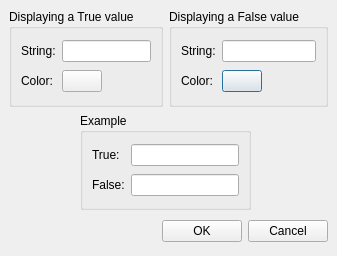
<ui version="4.0" >
 <author></author>
 <comment></comment>
 <exportmacro></exportmacro>
 <class>TLabelBoolEditor</class>
 <widget class="QDialog" name="TLabelBoolEditor" >
  <property name="geometry" >
   <rect>
    <x>0</x>
    <y>0</y>
    <width>336</width>
    <height>256</height>
   </rect>
  </property>
  <property name="windowTitle" >
   <string>Boolean Behaviour</string>
  </property>
  <layout class="QGridLayout" >
   <property name="margin" >
    <number>9</number>
   </property>
   <property name="spacing" >
    <number>6</number>
   </property>
   <item row="1" column="3" >
    <spacer>
     <property name="orientation" >
      <enum>Qt::Horizontal</enum>
     </property>
     <property name="sizeHint" >
      <size>
       <width>40</width>
       <height>20</height>
      </size>
     </property>
    </spacer>
   </item>
   <item row="1" column="0" >
    <spacer>
     <property name="orientation" >
      <enum>Qt::Horizontal</enum>
     </property>
     <property name="sizeHint" >
      <size>
       <width>40</width>
       <height>20</height>
      </size>
     </property>
    </spacer>
   </item>
   <item row="1" column="1" colspan="2" >
    <widget class="QGroupBox" name="groupBoxFalse" >
     <property name="sizePolicy" >
      <sizepolicy>
       <hsizetype>5</hsizetype>
       <vsizetype>5</vsizetype>
       <horstretch>0</horstretch>
       <verstretch>1</verstretch>
      </sizepolicy>
     </property>
     <property name="title" >
      <string>Example</string>
     </property>
     <layout class="QGridLayout" >
      <property name="margin" >
       <number>9</number>
      </property>
      <property name="spacing" >
       <number>6</number>
      </property>
      <item row="0" column="0" >
       <widget class="QLabel" name="label_5" >
        <property name="sizePolicy" >
         <sizepolicy>
          <hsizetype>5</hsizetype>
          <vsizetype>5</vsizetype>
          <horstretch>1</horstretch>
          <verstretch>0</verstretch>
         </sizepolicy>
        </property>
        <property name="text" >
         <string>True:</string>
        </property>
       </widget>
      </item>
      <item row="1" column="0" >
       <widget class="QLabel" name="label_6" >
        <property name="text" >
         <string>False:</string>
        </property>
       </widget>
      </item>
      <item row="0" column="1" >
       <widget class="QLineEdit" name="eLabelTrue" >
        <property name="focusPolicy" >
         <enum>Qt::NoFocus</enum>
        </property>
        <property name="alignment" >
         <set>Qt::AlignHCenter</set>
        </property>
        <property name="readOnly" >
         <bool>true</bool>
        </property>
       </widget>
      </item>
      <item row="1" column="1" >
       <widget class="QLineEdit" name="eLabelFalse" >
        <property name="focusPolicy" >
         <enum>Qt::NoFocus</enum>
        </property>
        <property name="frame" >
         <bool>true</bool>
        </property>
        <property name="alignment" >
         <set>Qt::AlignHCenter</set>
        </property>
        <property name="readOnly" >
         <bool>true</bool>
        </property>
       </widget>
      </item>
     </layout>
    </widget>
   </item>
   <item row="0" column="2" colspan="2" >
    <widget class="QGroupBox" name="groupBox_2" >
     <property name="sizePolicy" >
      <sizepolicy>
       <hsizetype>5</hsizetype>
       <vsizetype>5</vsizetype>
       <horstretch>0</horstretch>
       <verstretch>1</verstretch>
      </sizepolicy>
     </property>
     <property name="title" >
      <string>Displaying a False value</string>
     </property>
     <layout class="QGridLayout" >
      <property name="margin" >
       <number>9</number>
      </property>
      <property name="spacing" >
       <number>6</number>
      </property>
      <item row="0" column="1" colspan="2" >
       <widget class="QLineEdit" name="lineEditFalse" />
      </item>
      <item row="1" column="0" >
       <widget class="QLabel" name="label_4" >
        <property name="text" >
         <string>Color:</string>
        </property>
       </widget>
      </item>
      <item row="1" column="2" >
       <spacer>
        <property name="orientation" >
         <enum>Qt::Horizontal</enum>
        </property>
        <property name="sizeHint" >
         <size>
          <width>50</width>
          <height>20</height>
         </size>
        </property>
       </spacer>
      </item>
      <item row="1" column="1" >
       <widget class="QPushButton" name="pushColorFalse" >
        <property name="sizePolicy" >
         <sizepolicy>
          <hsizetype>1</hsizetype>
          <vsizetype>0</vsizetype>
          <horstretch>0</horstretch>
          <verstretch>0</verstretch>
         </sizepolicy>
        </property>
        <property name="maximumSize" >
         <size>
          <width>40</width>
          <height>16777215</height>
         </size>
        </property>
        <property name="text" >
         <string/>
        </property>
       </widget>
      </item>
      <item row="0" column="0" >
       <widget class="QLabel" name="label_2" >
        <property name="text" >
         <string>String:</string>
        </property>
       </widget>
      </item>
     </layout>
    </widget>
   </item>
   <item row="2" column="0" colspan="4" >
    <layout class="QHBoxLayout" >
     <property name="margin" >
      <number>0</number>
     </property>
     <property name="spacing" >
      <number>6</number>
     </property>
     <item>
      <spacer>
       <property name="orientation" >
        <enum>Qt::Horizontal</enum>
       </property>
       <property name="sizeHint" >
        <size>
         <width>131</width>
         <height>31</height>
        </size>
       </property>
      </spacer>
     </item>
     <item>
      <widget class="QPushButton" name="okButton" >
       <property name="text" >
        <string>OK</string>
       </property>
      </widget>
     </item>
     <item>
      <widget class="QPushButton" name="cancelButton" >
       <property name="text" >
        <string>Cancel</string>
       </property>
      </widget>
     </item>
    </layout>
   </item>
   <item row="0" column="0" colspan="2" >
    <widget class="QGroupBox" name="groupBox" >
     <property name="sizePolicy" >
      <sizepolicy>
       <hsizetype>5</hsizetype>
       <vsizetype>5</vsizetype>
       <horstretch>0</horstretch>
       <verstretch>1</verstretch>
      </sizepolicy>
     </property>
     <property name="title" >
      <string>Displaying a True value</string>
     </property>
     <layout class="QGridLayout" >
      <property name="margin" >
       <number>9</number>
      </property>
      <property name="spacing" >
       <number>6</number>
      </property>
      <item row="1" column="1" >
       <widget class="QPushButton" name="pushColorTrue" >
        <property name="sizePolicy" >
         <sizepolicy>
          <hsizetype>1</hsizetype>
          <vsizetype>0</vsizetype>
          <horstretch>0</horstretch>
          <verstretch>0</verstretch>
         </sizepolicy>
        </property>
        <property name="maximumSize" >
         <size>
          <width>40</width>
          <height>16777215</height>
         </size>
        </property>
        <property name="text" >
         <string/>
        </property>
       </widget>
      </item>
      <item row="1" column="2" >
       <spacer>
        <property name="orientation" >
         <enum>Qt::Horizontal</enum>
        </property>
        <property name="sizeHint" >
         <size>
          <width>50</width>
          <height>20</height>
         </size>
        </property>
       </spacer>
      </item>
      <item row="0" column="1" colspan="2" >
       <widget class="QLineEdit" name="lineEditTrue" />
      </item>
      <item row="1" column="0" >
       <widget class="QLabel" name="label_3" >
        <property name="text" >
         <string>Color:</string>
        </property>
       </widget>
      </item>
      <item row="0" column="0" >
       <widget class="QLabel" name="label" >
        <property name="text" >
         <string>String:</string>
        </property>
       </widget>
      </item>
     </layout>
    </widget>
   </item>
  </layout>
 </widget>
 <layoutdefault spacing="3" margin="3" />
 <pixmapfunction></pixmapfunction>
 <tabstops>
  <tabstop>lineEditTrue</tabstop>
  <tabstop>lineEditFalse</tabstop>
  <tabstop>pushColorTrue</tabstop>
  <tabstop>pushColorFalse</tabstop>
  <tabstop>cancelButton</tabstop>
  <tabstop>okButton</tabstop>
 </tabstops>
 <resources/>
 <connections>
  <connection>
   <sender>okButton</sender>
   <signal>clicked()</signal>
   <receiver>TLabelBoolEditor</receiver>
   <slot>accept()</slot>
   <hints>
    <hint type="sourcelabel" >
     <x>278</x>
     <y>253</y>
    </hint>
    <hint type="destinationlabel" >
     <x>96</x>
     <y>254</y>
    </hint>
   </hints>
  </connection>
  <connection>
   <sender>cancelButton</sender>
   <signal>clicked()</signal>
   <receiver>TLabelBoolEditor</receiver>
   <slot>reject()</slot>
   <hints>
    <hint type="sourcelabel" >
     <x>369</x>
     <y>253</y>
    </hint>
    <hint type="destinationlabel" >
     <x>179</x>
     <y>282</y>
    </hint>
   </hints>
  </connection>
 </connections>
</ui>
